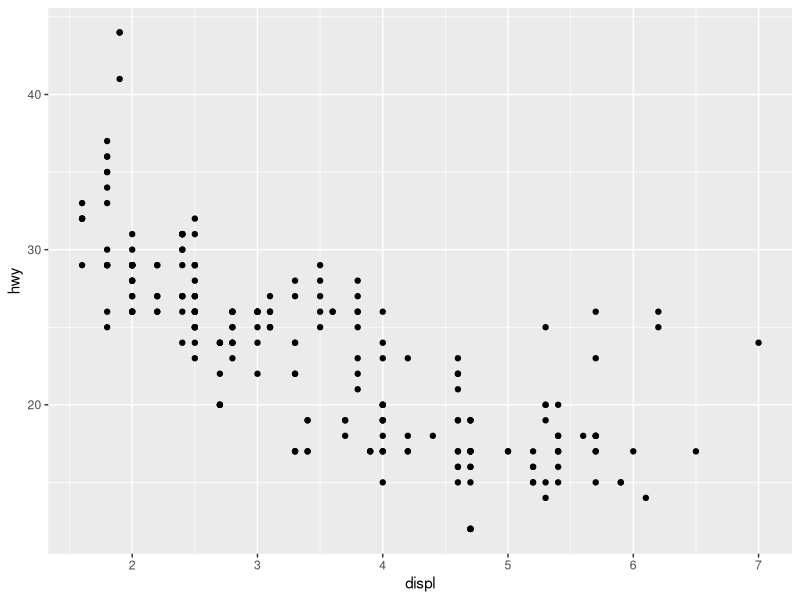
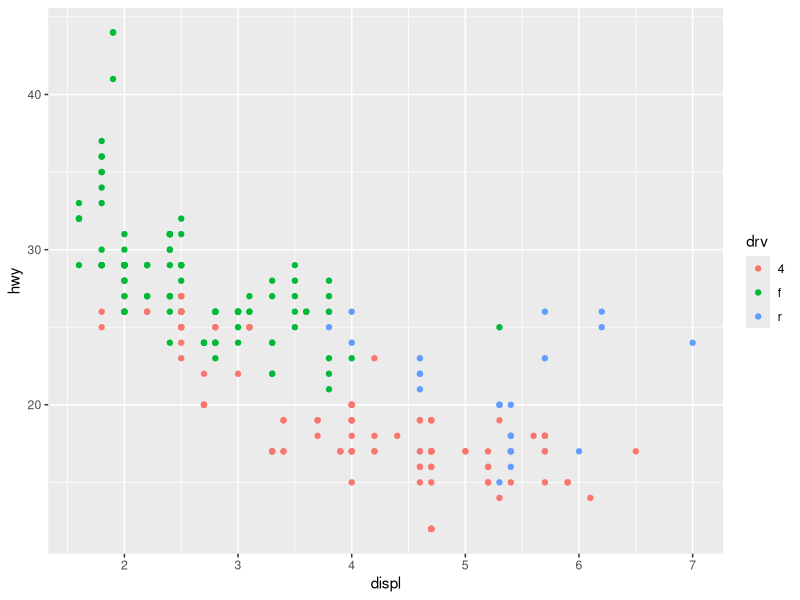
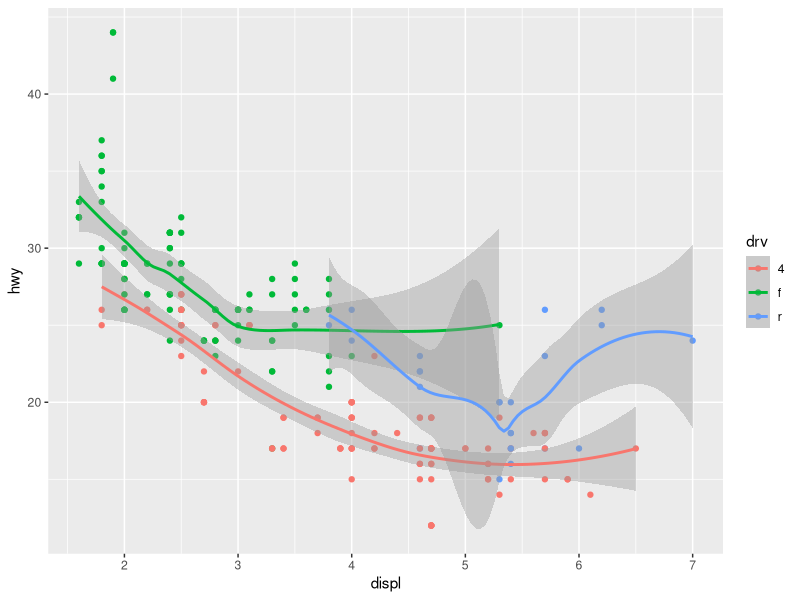
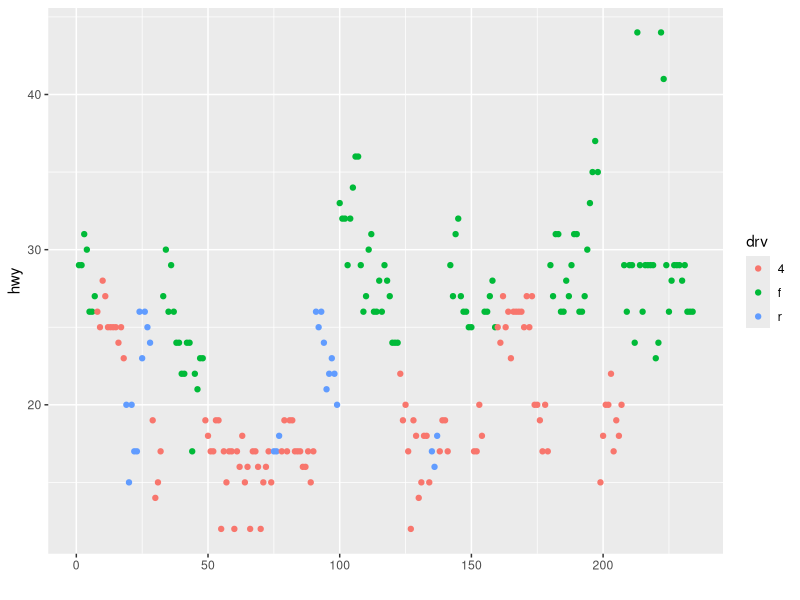
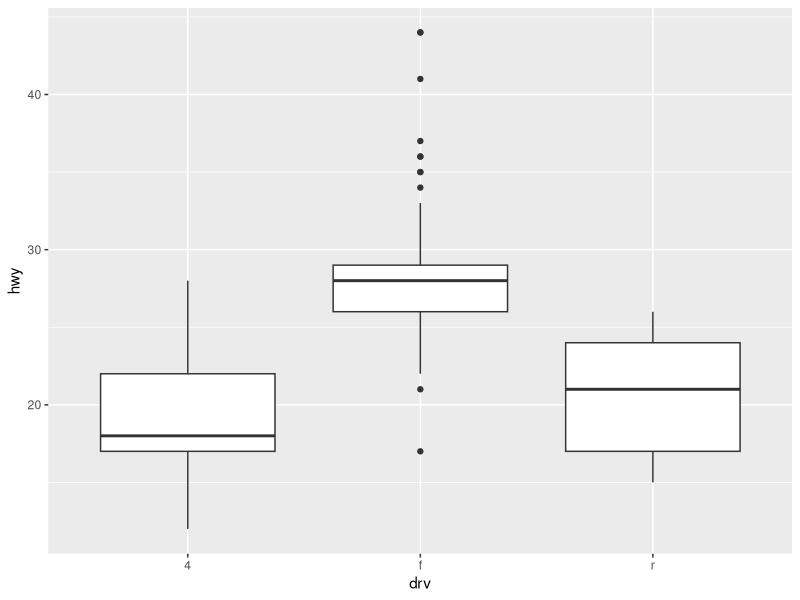
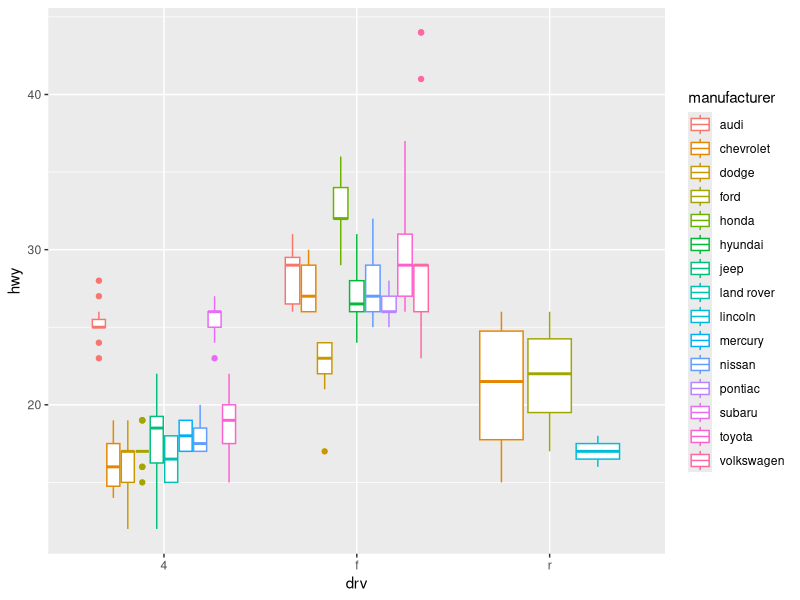
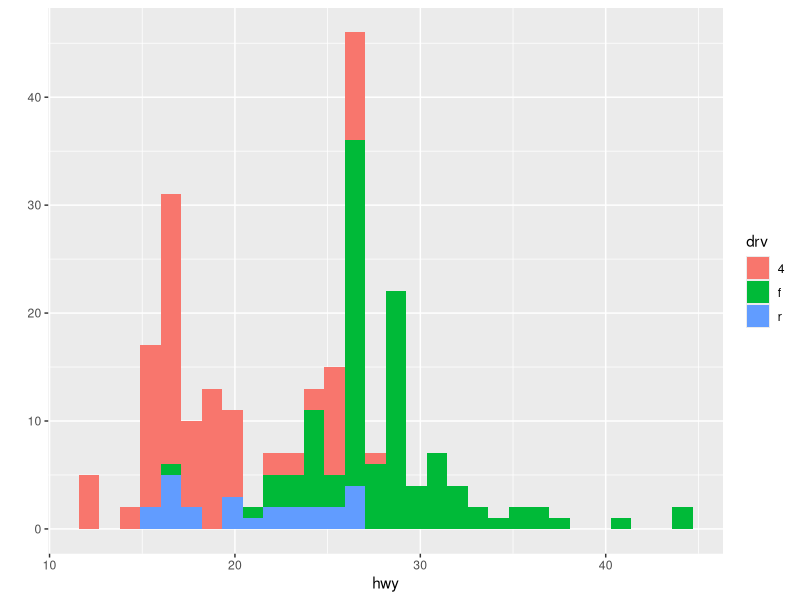
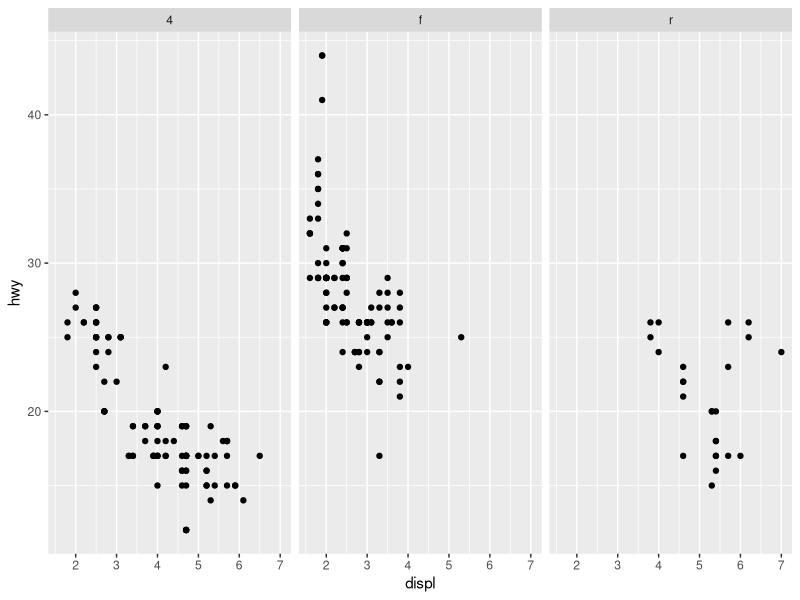

Write the R code that produced these figures, in order.
## ---- chunk 1

knitr::opts_chunk$set(echo = TRUE)

knitr::opts_chunk$set( fig.path = "figs/fig-")

## ---- chunk 2
library(ggplot2)
data("mpg")
## ---- chunk 3
str(mpg)
## ---- chunk 4
qplot(displ, hwy, data = mpg)
## ---- chunk 5
qplot(displ, hwy, data = mpg, color=drv)
## ---- chunk 6
qplot(displ, hwy, data = mpg, color=drv, geom=c("point", "smooth"))
## ---- chunk 7
qplot(y=hwy, data = mpg, color=drv)
## ---- chunk 8
qplot(drv, hwy, data=mpg, geom = "boxplot")
## ---- chunk 9
qplot(drv, hwy, data=mpg, geom = "boxplot", color=manufacturer)
## ---- chunk 10
qplot(hwy, data = mpg, fill=drv)
## ---- chunk 11
qplot(displ, hwy, data=mpg, facets= .~drv)
## ---- chunk 12
qplot(hwy, data=mpg, facets = drv~., binwidth=2)
